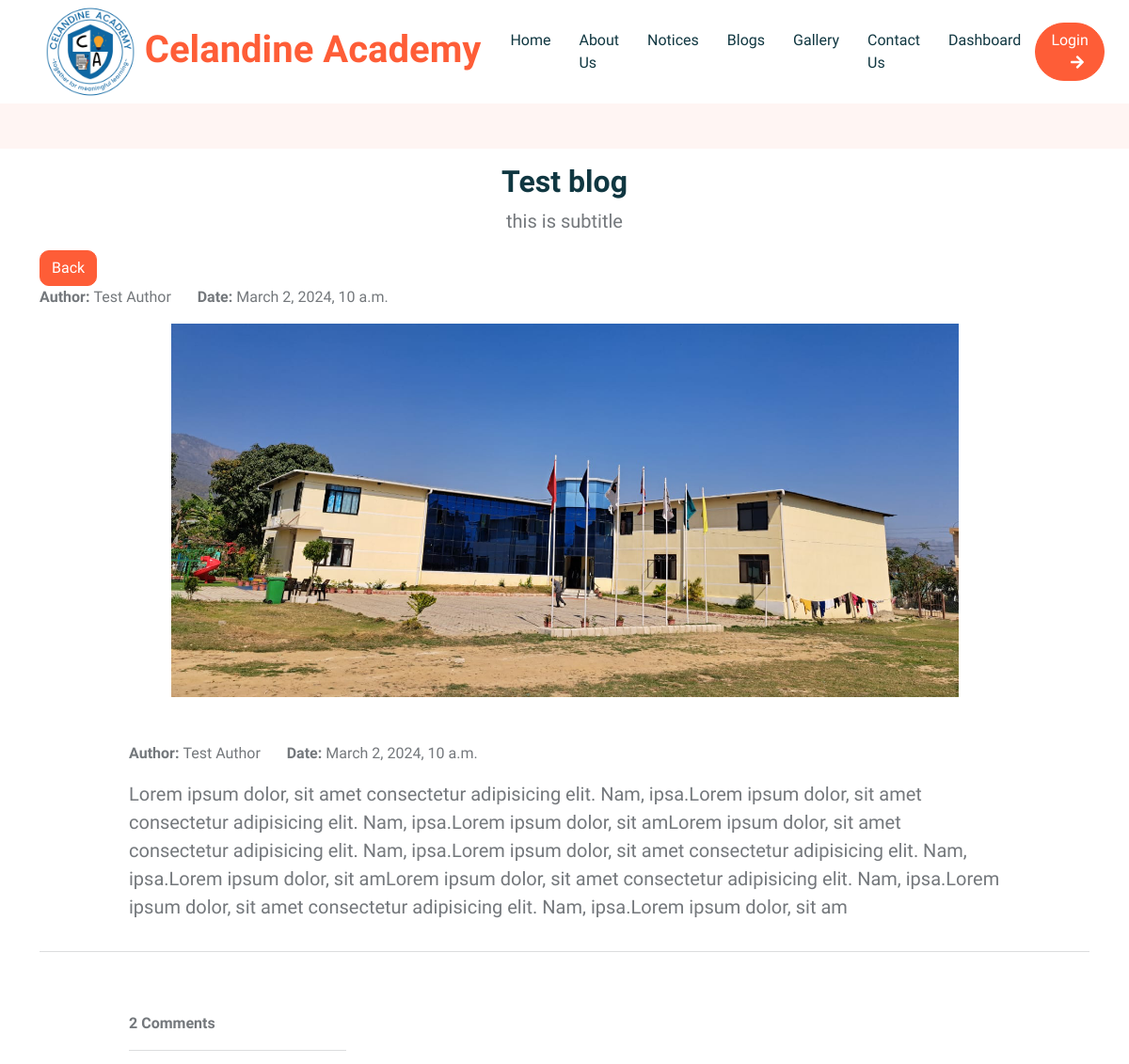
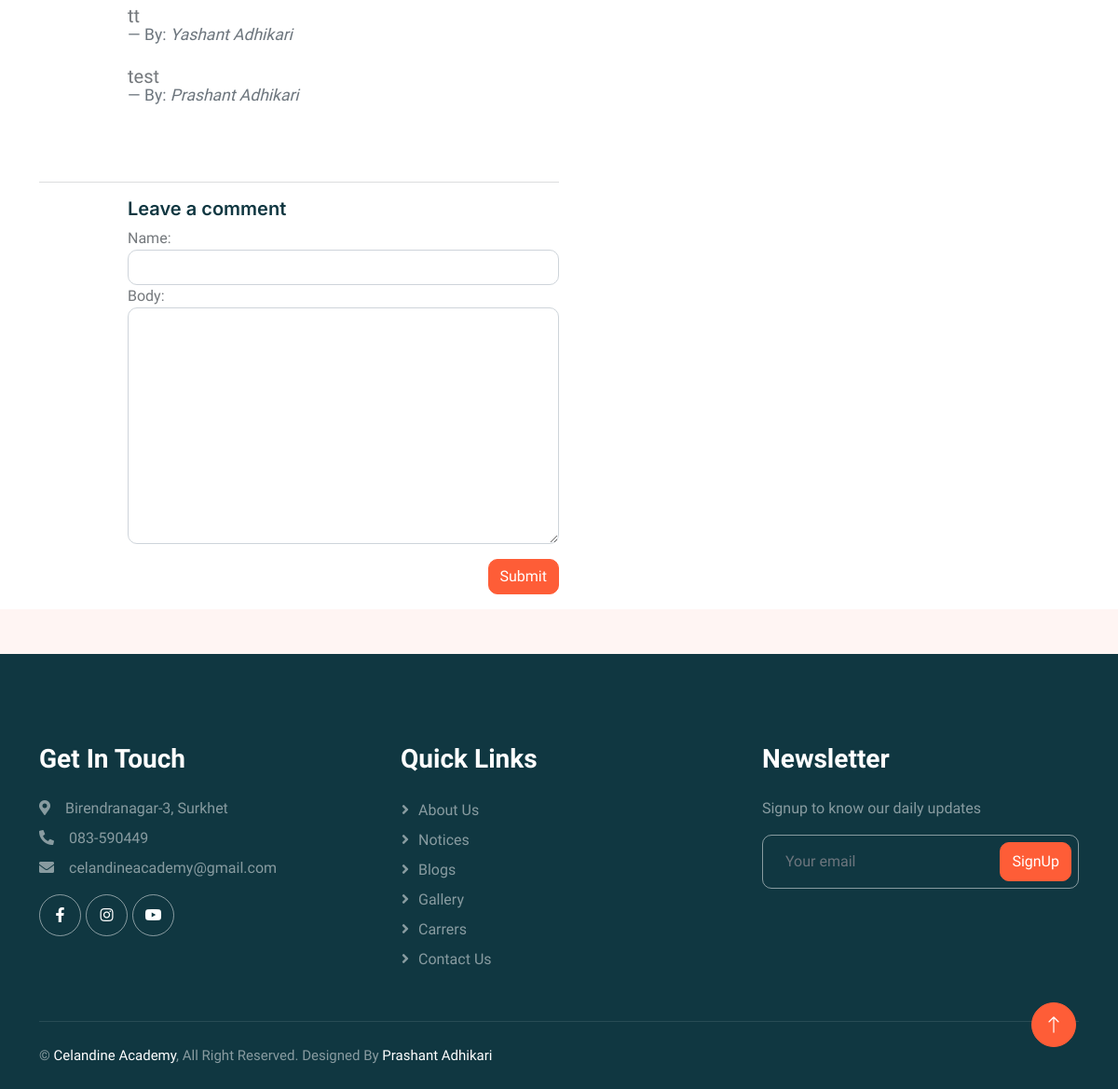
/blog/Test-blog, run on the app's committed database (2 pictures, top to bottom).
### base/models.py (models this page shows, shortened)
class SchoolSetup(models.Model):
    data_set = models.CharField(max_length=255)
    logo = models.ImageField(upload_to="uploads/logos")
    school_name = models.CharField(max_length=255)
    address = models.CharField(max_length=255)
    contact = models.CharField(max_length=255)
    email = models.EmailField(max_length=255)
    opening_hours = models.CharField(max_length=255)
    map_url = models.URLField(null=True, blank=True)
    created_at = models.DateTimeField(auto_now_add=True)
    class Meta:
        verbose_name_plural = "01. School Setup"

class Blog(models.Model):
    title = models.CharField(max_length=255)
    slug = models.SlugField(max_length=255, unique=True, blank=True, null=True)
    sub_title = models.CharField(max_length=255, blank=True, null=True)
    author = models.CharField(max_length=255)
    content = models.TextField()
    image = models.ImageField(upload_to="uploads/blogs_images/")
    created_at = models.DateTimeField(auto_now_add=True)
    class Meta:
        verbose_name_plural = ("11. Blogs")
        ordering = ['-created_at']

class Comment(models.Model):
    blog = models.ForeignKey(Blog,  related_name="comments", on_delete=models.CASCADE)
    name = models.CharField(max_length=255)
    body = models.TextField()
    created_at = models.DateTimeField(auto_now_add=True)
    class Meta:
        verbose_name_plural = ('18. Comments')
        ordering = ['-created_at']

### base/views.py (the view)
# urls.py: path('blog/<slug:slug>', views.blogDetail, name='blog'),
def blogDetail(request, slug):
    blog = Blog.objects.get(slug=slug)
    comments = Comment.objects.filter(blog=blog).order_by('-id')
    if request.method == 'POST':
        comment_form = CommentForm(request.POST or None)
        if comment_form.is_valid():
            body = request.POST.get('body')
            comment = Comment.objects.create(blog=blog, name=request.POST['name'], body=body)
            comment.save()
            comment_form = CommentForm()
    else:
        comment_form = CommentForm(initial={'blog_id': blog.id})
    context = {'blog': blog, 'comments':comments, 'comment_form':comment_form}
    return render (request, 'blog_detail.html', context)

### base/forms.py
class CommentForm(forms.ModelForm):
    class Meta:
        model = Comment
        fields = ['name', 'body']
        widgets = {'blog_id': forms.HiddenInput()}
    def __init__(self, *args, **kwargs):
        super(CommentForm, self).__init__(*args, **kwargs)
        for name, field in self.fields.items():
            field.widget.attrs.update({'class': 'form-control border-1'})

### base/context_processors.py (called while the page is built)
def custom_data(request):
    if SchoolSetup.objects.all().exists():
        setup = SchoolSetup.objects.all().order_by('-created_at')
        data = setup[0]
        return {'data': data}
    else:
        data=None
        return {'data': data}

def social_data(request):
    if Socials.objects.all().exists():
        social = Socials.objects.all().order_by('-created_at')
        sodata = social[0]
        return {'sodata': sodata}
    else:
        sodata=None
        return {'sodata': sodata}

def vision_data(request):
    if Vision.objects.all().exists():
        vision = Vision.objects.all().order_by('-created_at')
        vdata = vision[0]
        return {'vdata': vdata}
    else:
        vdata = None
        return {'vdata': vdata}

def mission_data(request):
    if Mission.objects.all().exists():
        mission = Mission.objects.all().order_by('-created_at')
        mdata = mission[0]
        return {'mdata': mdata}
    else:
        mdata = None
        return {'mdata': mdata}

def message_data(request):
    msgdata = MessageFrom.objects.all()
    return {'message_data': msgdata}

def team_data(request):
    team = TeamMember.objects.all()
    return {'tdata': team}

def faq(request):
    faq = Faqs.objects.all()
    return {'fdata': faq}

def courses(request):
    courses = Courses.objects.all()
    return {'cdata': courses}

def testimonial(request):
    tmsg = Testimonial.objects.all()
    return {'tedata': tmsg}

def popup(request):
    modal = PopupMessage.objects.all()
    return {'pdata': modal}

### templates/blog_detail.html (shortened to what this page needs)
{% extends 'main.html' %}
{% load static %}
{% block content %}
<div class="container-xxl bg-white p-0">
    <div class="container">
        <div class="row mt-5">
            <div class="col text-center mt-3">
                <h2>{{blog.title}}</h2>
                {% if blog.sub_title %}
                <p class="lead">{{blog.sub_title}}</p>
                {% endif %}
            </div>
            <div>
                <a href="{% url 'blogs' %}" class="btn btn-primary">Back</a>
                <p><b>Author: </b><span> {{blog.author}}</span> &nbsp;&nbsp;&nbsp;&nbsp;&nbsp;&nbsp;<b>Date:</b>
                    <span>{{blog.created_at}}</span>
                </p>
            </div>
        </div>
        <div class="row">
            <div class="col mb-5 text-center">
                <img src="{{blog.image.url}}" class="w-75" style="image-rendering: auto;" alt="">
            </div>
        </div>
        <div class="row justify-content-center">
            <div class="col-10">
                <div>
                    <p><b>Author: </b><span> {{blog.author}}</span> &nbsp;&nbsp;&nbsp;&nbsp;&nbsp;&nbsp;<b>Date:</b>
                        <span>{{blog.created_at}}</span>
                    </p>
                </div>
                <p class="lead">{{blog.content}}</p>
            </div>
        </div>
        <hr>
        <div class="row justify-content-center">
            <div class="col-10 main-comment-section mb-5">
                <div class="mt-5">
                    <b>{{ comments.count }} Comment{{ comments|pluralize }}</b>
                    <hr class="w-25">
                </div>
                {% for comment in comments %}
                <blockquote class="blockquote">
                    <p class="mb-2">{{ comment.body }}</p>
                    <footer class="blockquote-footer">By: <cite title="Source Title">{{ comment.name|capfirst}}</cite>
                    </footer>
                </blockquote>
                {% endfor %}
            </div>
        </div>
        <hr class="w-50">
        <div class="row mb-5 justify-content-center">
            <div class="col-10">
            <div class="col-6">
                <h5>Leave a comment</h5>
                <form method="POST">
                    {{ comment_form }}
                    <button type="submit" class="btn btn-primary mt-3 mb-3" style="float: right;">Submit</button>
                </form>
            </div>
        </div>
        </div>
    </div>
</div>
{% endblock %}

### templates/header.html (shortened to what this page needs)
{% block content %}
<div class="container-xxl bg-white p-0">
    <nav class="navbar navbar-expand-lg bg-white navbar-light sticky-top px-4 px-lg-5 py-lg-0">
        <a href="{% url 'home' %}" class="navbar-brand">
            <h1 class="m-0 text-primary">
                <img src="{{data.logo.url}}" class="" alt="" height="100px">
                {{data.school_name}}
            </h1>
        </a>
        <div class="collapse navbar-collapse" id="navbarCollapse">
            <div class="navbar-nav mx-auto">
                {% with url_name=request.resolver_match.url_name %}
                <a href="{% url 'home' %}"
                    class="nav-item nav-link {% if url_name == 'home' %}active{% endif %}">Home</a>
                <a href="{% url 'about' %}"
                    class="nav-item nav-link {% if url_name == 'about' %}active{% endif %}">About Us</a>
                <a href="{% url 'notice' %}"
                    class="nav-item nav-link {% if url_name == 'notice' %}active{% endif %}">Notices</a>
                <a href="{% url 'blogs' %}"
                    class="nav-item nav-link {% if url_name == 'blogs' %}active{% endif %}">Blogs</a>
                <a href="{% url 'gallery' %}"
                    class="nav-item nav-link {% if url_name == 'gallery' %}active{% endif %}">Gallery</a>
                <a href="{% url 'contact' %}"
                    class="nav-item nav-link {% if url_name == 'contact' %}active{% endif %}">Contact Us</a>
                <a href="{% url 'dashboard' %}"
                    class="nav-item nav-link {% if url_name == 'dashboard' %}active{% endif %}">Dashboard</a>
                {% endwith %}
            </div>
            {% if request.user.is_authenticated %}
            <a href="{% url 'logout' %}" class="btn btn-primary rounded-pill px-3 d-none d-lg-block">Logout<i
                    class="fa fa-arrow-down ms-3"></i></a>
            {% else %}
            <a href="{% url 'login' %}" class="btn btn-primary rounded-pill px-3 d-none d-lg-block">Login<i
                    class="fa fa-arrow-right ms-3"></i></a>
            {% endif %}
        </div>
    </nav>
</div>
{% endblock %}

### templates/footer.html (shortened to what this page needs)
{% block content %}
<div class="container-fluid bg-dark text-white-50 footer pt-5 mt-5 wow fadeIn" data-wow-delay="0.1s">
    <div class="container py-5">
        <div class="row g-5">
            <div class="col-lg-4 col-md-6">
                <h3 class="text-white mb-4">Get In Touch</h3>
                <p class="mb-2"><i class="fa fa-map-marker-alt me-3"></i>{{data.address}}</p>
                <p class="mb-2"><i class="fa fa-phone-alt me-3"></i>{{data.contact}}</p>
                <p class="mb-2"><i class="fa fa-envelope me-3"></i>{{data.email}}</p>
                <div class="d-flex pt-2">
                    <a class="btn btn-outline-light btn-social" href="{{sodata.facebook_url}}"><i
                            class="fab fa-facebook-f"></i></a>
                    <a class="btn btn-outline-light btn-social" href="{{sodata.instagram_url}}"><i
                            class="fab fa-instagram"></i></a>
                    <a class="btn btn-outline-light btn-social" href="{{sodata.youtube_url}}"><i
                            class="fab fa-youtube"></i></a>
                </div>
            </div>
            <div class="col-lg-4 col-md-6">
                <h3 class="text-white mb-4">Quick Links</h3>
                <a class="btn btn-link text-white-50" href="{% url 'about' %}">About Us</a>
                <a class="btn btn-link text-white-50" href="{% url 'notice' %}">Notices</a>
                <a class="btn btn-link text-white-50" href="{% url 'blogs' %}">Blogs</a>
                <a class="btn btn-link text-white-50" href="{% url 'gallery' %}">Gallery</a>
                <a class="btn btn-link text-white-50" href="{% url 'carrers' %}">Carrers</a>
                <a class="btn btn-link text-white-50" href="{% url 'contact' %}">Contact Us</a>
            </div>
            <div class="col-lg-4 col-md-6">
                <h3 class="text-white mb-4">Newsletter</h3>
                <p>Signup to know our daily updates</p>
                <div class="position-relative mx-auto" style="max-width: 400px;">
                    <input class="form-control bg-transparent w-100 py-3 ps-4 pe-5" type="text"
                        placeholder="Your email">
                    <button type="button"
                        class="btn btn-primary py-2 position-absolute top-0 end-0 mt-2 me-2">SignUp</button>
                </div>
            </div>
        </div>
    </div>
    <div class="container">
        <div class="copyright">
            <div class="row">
                <div class="col-md-6 text-center text-md-start mb-3 mb-md-0">
                    &copy; <a class="" href="{% url 'home' %}">{{data.school_name}}</a>, All Right Reserved.
                    Designed By <a class="" href="#">Prashant Adhikari</a>
                </div>
            </div>
        </div>
    </div>
</div>
<a href="#" class="btn btn-lg btn-primary btn-lg-square back-to-top"><i class="bi bi-arrow-up"></i></a>
{% endblock %}

### static/css/style.css (style rules this page uses)
:root { --primary: #FE5D37; --light: #FFF5F3; --dark: #103741; }
.back-to-top { position: fixed; display: none; right: 45px; bottom: 45px; z-index: 99; }
.btn { font-weight: 500; transition: .5s; }
.btn.btn-primary { color: #FFFFFF; }
.btn-lg-square { width: 48px; height: 48px; }
.btn-square, .btn-sm-square, .btn-lg-square { padding: 0; display: flex; align-items: center; justify-content: center; font-weight: normal; border-radius: 50px; }
h1, h2, h3, h4, .h1, .h2, .h3, .h4, .display-1, .display-2, .display-3, .display-4, .display-5, .display-6 { font-family: 'Lobster Two', cursive; font-weight: 700; }
h5, h6, .h5, .h6 { font-weight: 600; }
.navbar .navbar-nav .nav-link { padding: 30px 15px; color: var(--dark); font-weight: 500; outline: none; }
.navbar.sticky-top { top: -100px; transition: .5s; }
.footer .btn.btn-social { margin-right: 5px; width: 45px; height: 45px; display: flex; align-items: center; justify-content: center; color: #FFFFFF; border: 1px solid rgba(255,255,255,0.5); border-radius: 45px; transition: .3s; }
.footer .btn.btn-link { display: block; margin-bottom: 5px; padding: 0; text-align: left; font-size: 16px; font-weight: normal; text-transform: capitalize; transition: .3s; }
.footer .btn.btn-link::before { position: relative; content: "\f105"; font-family: "Font Awesome 5 Free"; font-weight: 900; margin-right: 10px; }
.footer .form-control { border-color: rgba(255,255,255,0.5); }
.footer .copyright { padding: 25px 0; font-size: 15px; border-top: 1px solid rgba(256, 256, 256, .1); }
.footer .copyright a { color: #FFFFFF; }

### data on the page
SchoolSetup: logo (picture), school_name "Celandine Academy", address "Birendranagar-3, Surkhet", contact "083-590449", email "celandineacademy@gmail.com"
Blog: title "Test blog", sub_title "this is subtitle", author "Test Author", created_at "March 2, 2024, 10 a.m.", image (picture), content "Lorem ipsum dolor, sit amet consectetur adipisicing elit. Nam, ipsa.Lorem ipsum dolor, sit amet consectetur adipisicing elit. Nam, ipsa.Lorem ipsum dolor, sit amLorem ipsum dolor, sit amet consectetur adipisicing elit. Nam, ipsa.Lorem ipsum dolor, sit amet consectetur adipisicing elit. Nam, ipsa.Lorem ipsum dolor, sit amLorem ipsum dolor, sit amet consectetur adipisicing elit. Nam, ipsa.Lorem ipsum dolor, sit amet consectetur adipisicing elit. Nam, ipsa.Lorem ipsum dolor, sit am"
Comment: body "tt", name "Yashant Adhikari"
Comment: body "test", name "Prashant Adhikari"

### other printed values
{{ comments.count }} "2"
